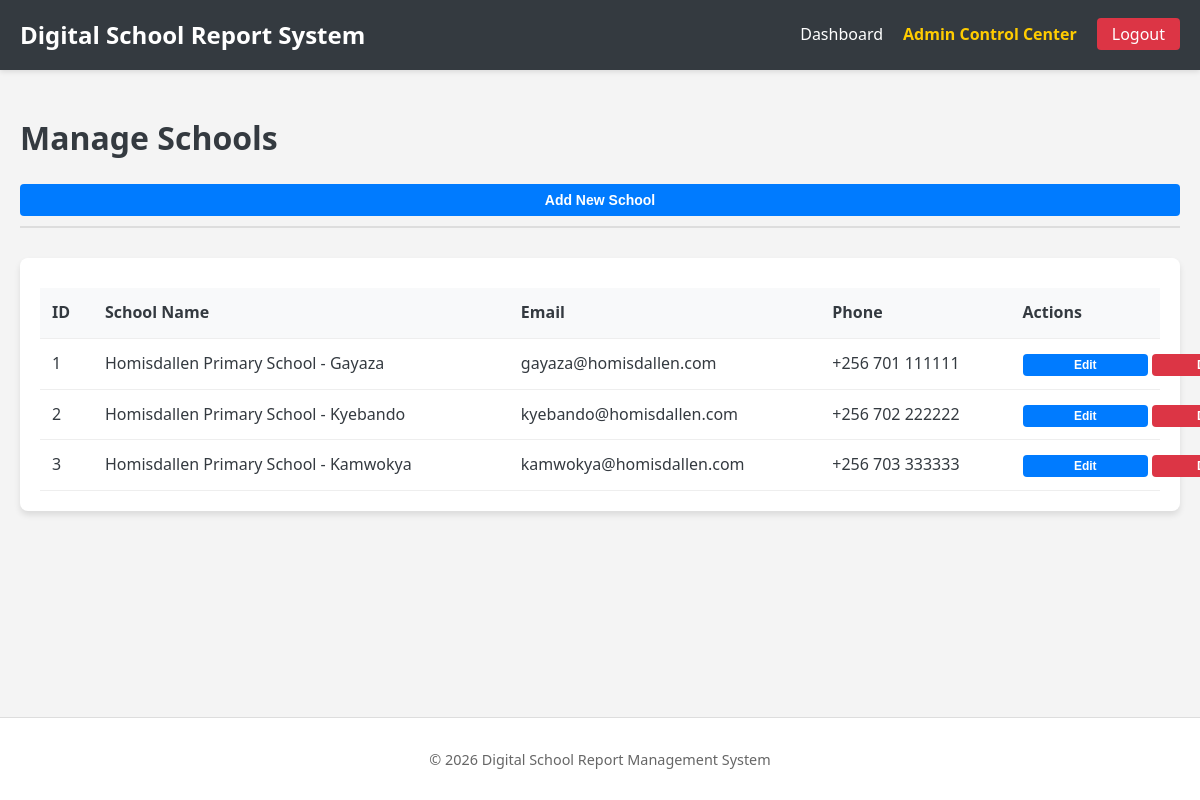
Page /modules/admin/manage_schools.php (signed in) on the committed database.
### tables this page shows
CREATE TABLE IF NOT EXISTS schools (
    id INT AUTO_INCREMENT PRIMARY KEY,
    school_name VARCHAR(255) NOT NULL,
    school_address TEXT,
    school_phone VARCHAR(20),
    school_email VARCHAR(100),
    school_badge VARCHAR(255),  
    created_at TIMESTAMP DEFAULT CURRENT_TIMESTAMP
);

### includes/models/BaseModel.php (called while the page is built, shortened)
<?php
abstract class BaseModel {
    protected $pdo;
    protected $table;
    public function __construct($pdo) {
        $this->pdo = $pdo;
    }
    public function all($limit = 100, $offset = 0) {
        $stmt = $this->pdo->prepare("SELECT * FROM {$this->table} LIMIT ? OFFSET ?");
        $stmt->bindValue(1, (int)$limit, PDO::PARAM_INT);
        $stmt->bindValue(2, (int)$offset, PDO::PARAM_INT);
        $stmt->execute();
        return $stmt->fetchAll();
    }
}

### modules/admin/manage_schools.php (the view, shortened to what this page needs)
<?php
require_once '../../config/db.php';
$schoolModel = new School($pdo);
$schools = $schoolModel->all();
include '../../includes/header.php';
?>
<div class="container">
    <div class="dashboard-header">
        <h1>Manage Schools</h1>
        <button class="btn btn-primary" onclick="alert('Add School Logic Here')">Add New School</button>
    </div>
    <div class="card">
        <table class="data-table">
            <thead>
                <tr>
                    <th>ID</th>
                    <th>School Name</th>
                    <th>Email</th>
                    <th>Phone</th>
                    <th>Actions</th>
                </tr>
            </thead>
            <tbody>
                <?php foreach ($schools as $school): ?>
                <tr>
                    <td><?php echo $school['id']; ?></td>
                    <td><?php echo $school['school_name']; ?></td>
                    <td><?php echo $school['school_email']; ?></td>
                    <td><?php echo $school['school_phone']; ?></td>
                    <td>
                        <button class="btn btn-sm">Edit</button>
                        <button class="btn btn-sm btn-danger">Delete</button>
                    </td>
                </tr>
                <?php endforeach; ?>
            </tbody>
        </table>
    </div>
</div>
<?php include '../../includes/footer.php'; ?>

### assets/css/style.css (style rules this page uses)
:root { --primary-color: #007bff; --secondary-color: #6c757d; --success-color: #28a745; --danger-color: #dc3545; --light-color: #f4f4f4; --dark-color: #343a40; }
html, body { height: 100%; margin: 0; padding: 0; }
body { font-family: 'Segoe UI', Tahoma, Geneva, Verdana, sans-serif; background-color: var(--light-color); color: var(--dark-color); line-height: 1.6; }
.dashboard-body { display: flex; flex-direction: column; height: 100vh; overflow: hidden; }
.dashboard-header { margin-bottom: 30px; border-bottom: 2px solid #ddd; padding-bottom: 10px; }
.card { background: white; padding: 20px; border-radius: 8px; box-shadow: 0 4px 6px rgba(0,0,0,0.1); }
.container { max-width: 1200px; margin: 0 auto; padding: 0 20px; }
button { width: 100%; padding: 12px; background-color: var(--primary-color); color: white; border: none; border-radius: 4px; cursor: pointer; font-size: 1rem; font-weight: 600; }
.data-table { width: 100%; border-collapse: collapse; margin-top: 10px; white-space: nowrap; }
.data-table th, .data-table td { padding: 12px; text-align: left; border-bottom: 1px solid #eee; }
.data-table th { background-color: #f8f9fa; font-weight: 600; }
.btn { display: inline-block; padding: 8px 16px; border-radius: 4px; text-decoration: none; cursor: pointer; font-size: 14px; font-weight: 600; transition: all 0.3s; border: none; }
.btn-sm { padding: 4px 8px; font-size: 12px; }
.btn-primary { background-color: var(--primary-color); color: white; }
.btn-danger { background-color: var(--danger-color); color: white; }

### rows in the picture
schools: id "1", school_name "Homisdallen Primary School - Gayaza", school_email "gayaza@homisdallen.com", school_phone "+256 701 111111"
schools: id "2", school_name "Homisdallen Primary School - Kyebando", school_email "kyebando@homisdallen.com", school_phone "+256 702 222222"
schools: id "3", school_name "Homisdallen Primary School - Kamwokya", school_email "kamwokya@homisdallen.com", school_phone "+256 703 333333"

### other values in the picture
APP_NAME "Digital School Report System"
